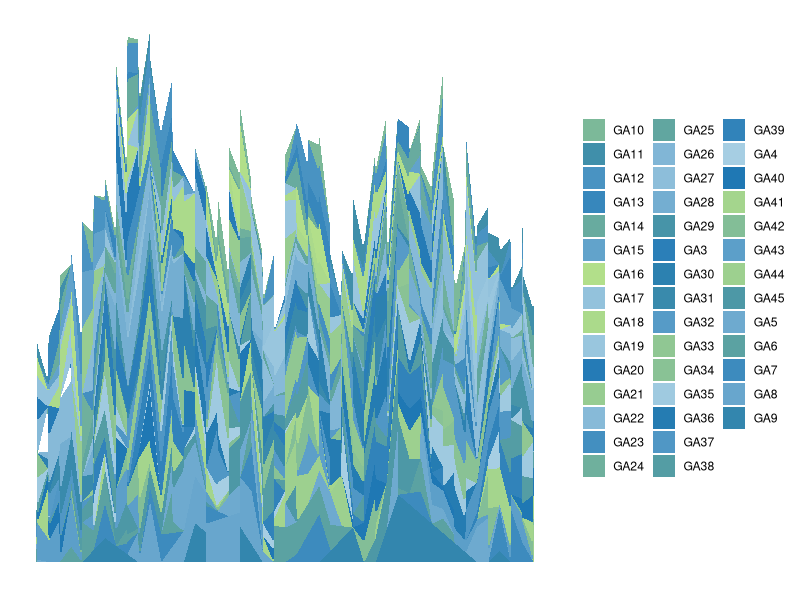

This chart was generated by the following R code:
## ---- chunk 1
# Set the CRAN mirror
options(repos = c(CRAN = "https://cran.rstudio.com"))

knitr::opts_chunk$set(echo = TRUE)
install.packages("ggplot2")
library(ggplot2)

install.packages("RColorBrewer")
library(RColorBrewer)
## ---- chunk 2
make_art <- function(seed = NULL) {
  if (!is.null(seed)) {
    set.seed(seed)
  }
  group <- 45
  group_names <- paste("GA", 3:group, sep = "")
  resim <- data.frame()
  for (i in 1:45) {
    group_data <- data.frame(Year = i, Group = sample(group_names, group, replace = TRUE),
                             Value = prop.table(sample(c(rep(0, 100), 3:group), group)))
    resim <- rbind(resim, group_data)
  }
  resim <- resim[order(resim$Year, resim$Group),]
  palette <- colorRampPalette(brewer.pal(3, "Paired"))(group)
  palette <- palette[sample(length(palette))]
  ggplot(resim, aes(x = Year, y = Value, fill = Group)) + 
    geom_area() +
    theme_minimal() +
    scale_fill_manual(values = palette) +
    theme(
      text = element_blank(),
      line = element_blank(),
      title = element_blank(),
      panel.border = element_blank(),
      panel.background = element_blank()
    )
}

make_art_plot1 <- make_art()
make_art_plot1
